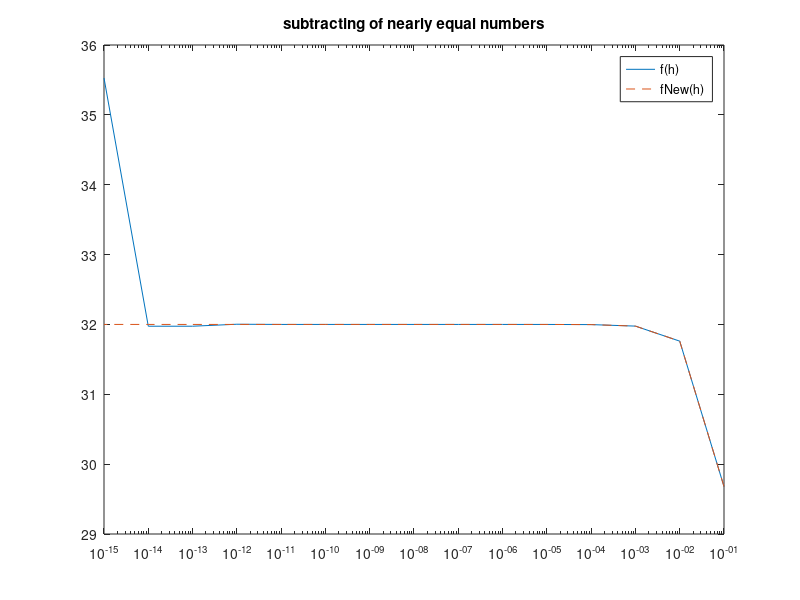

Source code (MATLAB): (Note: this script raises an error after producing the figure.)
%% AMSC 460 - HW 5

%% Problem 1
%%
% Compute the relative error d = |x − fl(x)|/|x| exactly as a base-10 number, and
% show that d satisfies the upper bound d ≤ε_mach/2.

d = abs(0.4 * 2^(-49))/abs(12.8)
eps/2 - d
%%
%    ans = 5.551115123125783e-17 > 0 so the d satisfies the upper bound d ≤ε_mach/2.


%% Problem 2
%%
% Let x = 2. To avoid subtraction of nearly equal numbers, find an alternative form
% f~(h) ≡ f(h) to evaluate f(h) = x^4 − (x − h)^4 /h for small h.
% Compute f(h) using MATLAB based on the formula (1) and the alternative form
% f~(h) you propose, and report your results for h = 10^−1, 10^-2, ..., 10^-15 on a
% semilogx plot (both functions should be on the same graph). What is lim_h→0 f(h)?
% Does your modified function compute more accurately for small h?

x = 2;
f = @(h) (x^4 - (x-h).^4)./(h);


%%
%    fNew(h) = [x^4 − (x − h)^4 /h] * [(x^4 + (x − h)^4 )/(x^4 + (x − h)^4)]
%            = (x^8 - (x − h)^8 )/h(x^4 + (x − h)^4)
%    factor (x^8 - (x − h)^8 ) = h(x^4+(x-h)^4)(x^2+(x-h)^2)(2x-h)
%    Cancel the common factor : h(x^4 + (x − h)^4)
%    fNew(h) = (2x^2-2xh+h^2)(2x-h) = 4x^3 - 6x^2h + 4xh^2 - h^3                       
%%
fNew = @(h) ( 4*(x^3) - 6*(x^2)*h + 4*x*(h.^2) - (h.^3));
x = 10*ones(1,15); y = 1:1:15; h = x.^ (-y);
semilogx(h,f(h),h,fNew(h),'--')
title 'subtracting of nearly equal numbers'; legend({'f(h)','fNew(h)'});

%%
%    As h→0, the lim_h→0 f(h) should be 32. However, for very small h the error starts
%    increasing due to the subtraction of nearly equal numbers.
%    My modified function compute more accurately for small h, we can see in the graph,
%    the dash line represent the modified function and lim_h→0 fNew(h) = 32.
%% Problem 3 (Optional)

%%
% Consider a right triangle whose legs are of length 3344556600 and 1.2222222 (seven
% 2’s). Using MATLAB to compute, how much longer is the hypotenuse than the
% longer leg? Explain how you arrived at your answer.
a = 3344556600; b = 1.2222222;
c = sqrt(vpa(a)^2 + vpa(b)^2)
c-a

%%
%    Thus the length of the hyphotenuse os greater than the length of the longer side by
%    2.233221447310594e-10
%    vpa(x) uses variable-precision floating-point arithmetic (VPA) to evaluate each element
%    of the symbolic input x to at least d significant digits, where d is the value of the digits
%    function. The default value of digits is 32. If we calculate c = sqrt(a^2+b^2) directily
%    we will get c = 0 because the square of side a is way too big than the square of side b,
%    so due to cancellation of nearly equal numbers, Matlab will "ignore" b and return c=sqrt(a^2).
%    
%    
%%
% If we can not use vpa(x) to solve this problem, we can do:
%%
%    c - a = √(a^2 +b^2) - a = [√(a^2 +b^2) - a]× [√(a^2 +b^2) + a]/[√(a^2 +b^2) + a]
%                             = [(a^2 + b^2) - a^2] / [√(a^2 +b^2) + a]
%                             = b^2 / [√(a^2 +b^2) + a]
b^2 / (sqrt(a^2+b^2)+a)
%%
%    Thus we got the same answer c - a = 2.233221447310594e-10
